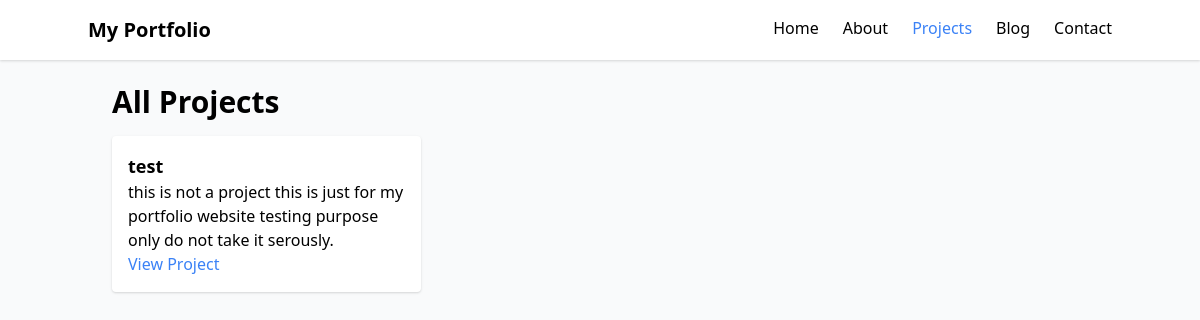
/projects/, run on the app's committed database.
### portfolio/models.py (models this page shows, shortened)
class Project(models.Model):
    title = models.CharField(max_length=200)
    description = models.TextField()
    tech_stack = models.CharField(max_length=200)
    link = models.URLField(blank=True, null=True)
    image = models.ImageField(upload_to='projects/')
    created_at = models.DateField(auto_now_add=True)

### portfolio/views.py (the view)
# urls.py: path('projects/', views.projects, name='projects'),
def projects(request):
    projects = Project.objects.all()
    return render(request, 'portfolio/projects.html', {'projects': projects})

### portfolio/templates/portfolio/projects.html (shortened to what this page needs)
{% extends 'portfolio/base.html' %}
{% block content %}
<h1 class="text-3xl font-bold mb-4">All Projects</h1>
<div class="grid grid-cols-1 md:grid-cols-3 gap-6">
    {% for project in projects %}
    <div class="bg-white shadow rounded p-4">
        <h3 class="text-lg font-bold">{{ project.title }}</h3>
        <p>{{ project.description }}</p>
        {% if project.link %}
        <a href="{{ project.link }}" target="_blank" class="text-blue-500">View Project</a>
        {% endif %}
    </div>
    {% endfor %}
</div>
{% endblock %}

### portfolio/templates/portfolio/base.html (style rules this page uses)
html { scroll-behavior: smooth; }

### data on the page
Project: title "test", description "this is not a project this is just for my portfolio website testing purpose only do not take it serously."
